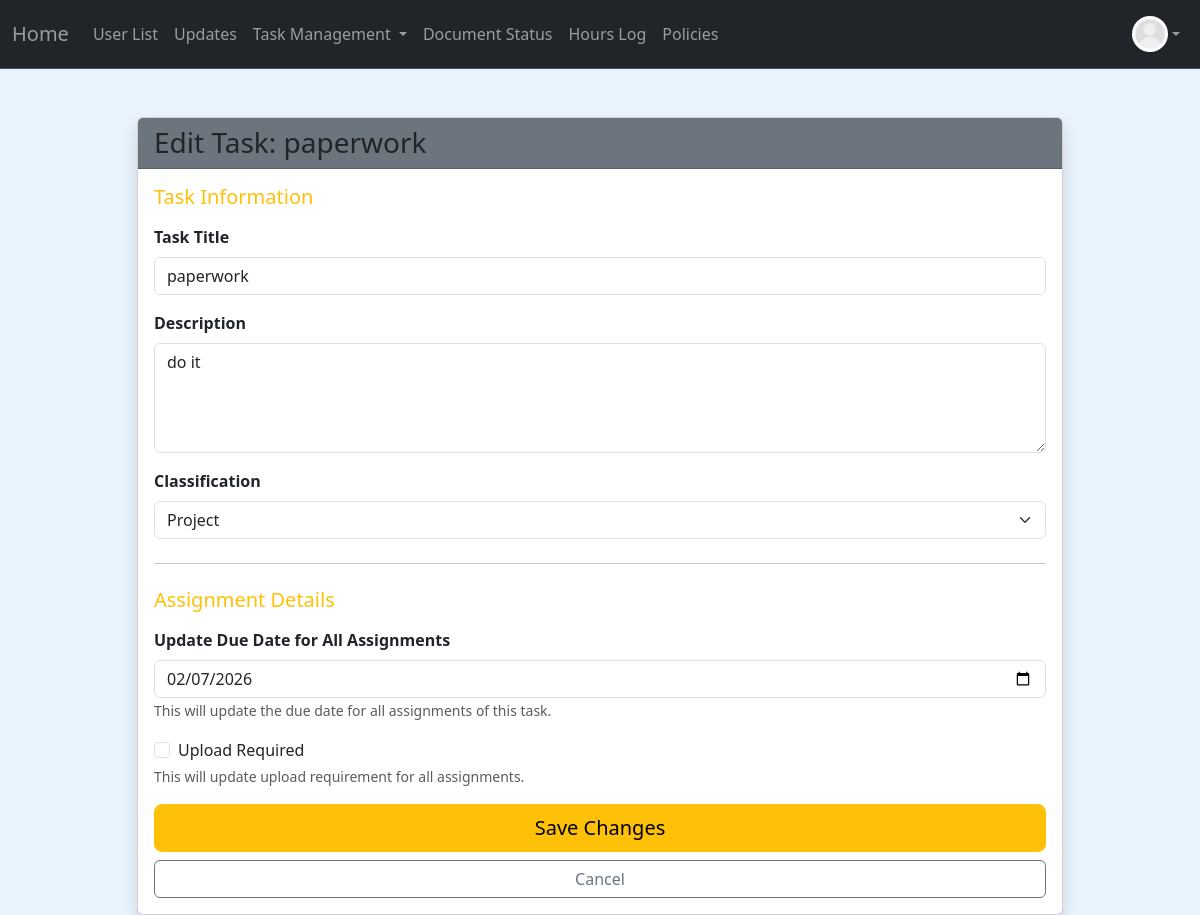
The app's page /task/edit/1 (signed in) with its own data.
### project/models.py (models this page shows, shortened)
class User(db.Model, UserMixin):
    __tablename__ = 'users'
    id: Mapped[int] = mapped_column(primary_key=True)
    name: Mapped[str] = mapped_column()
    email: Mapped[str] = mapped_column(unique=True)
    address: Mapped[str] = mapped_column(default="None Provided")
    password_hash: Mapped[str] = mapped_column(db.String(128))
    date_created: Mapped[datetime] = mapped_column(DateTime, server_default=func.now())
    total_hours: Mapped[float] = mapped_column(default=0.0)
    picture: Mapped[str] = mapped_column(default="default.jpeg")
    role: Mapped[str] = mapped_column(default="user")  # "user", "volunteer", " intern", "board"
    hours: Mapped[List["Hours"]] = relationship("Hours", back_populates="user", cascade="all, delete-orphan")
    documents: Mapped[List["Document"]] = relationship("Document", back_populates="user", cascade="all, delete-orphan")
    task_assignments: Mapped[List["TaskAssignment"]] = relationship(
        "TaskAssignment",
        back_populates="user",
        cascade="all, delete-orphan"
    )

class Task(db.Model):
    __tablename__ = 'tasks'
    id = db.Column(db.Integer, primary_key=True)
    title = db.Column(db.String(200), nullable=False)
    description = db.Column(db.Text, nullable=False)
    classification = db.Column(db.String(50), nullable=False)  # 'project' or 'reminder'
    assigned_role = db.Column(db.String(50), nullable=False)   # 'intern', 'volunteer', 'board', 'specific'
    created_by = db.Column(db.Integer, db.ForeignKey('users.id'), nullable=False)
    created_at = db.Column(db.DateTime, default=datetime.utcnow)
    is_recurring = db.Column(db.Boolean, default=False)  # Whether this is a recurring reminder
    recurrence_frequency = db.Column(db.String(50), nullable=True)  # 'daily', 'weekly', 'biweekly', 'monthly'
    recurrence_end_date = db.Column(db.Date, nullable=True)  # When to stop creating new assignments
    skip_review = db.Column(db.Boolean, default=False)  # If True, reminder goes straight to 'graded' when completed
    created_by_user = db.relationship('User', foreign_keys=[created_by], backref='created_tasks', lazy=True)
    assignments: Mapped[List["TaskAssignment"]] = relationship(
        "TaskAssignment",
        back_populates="task",
        cascade="all, delete-orphan"
    )

class TaskAssignment(db.Model):
    __tablename__ = 'task_assignments'
    id: Mapped[int] = mapped_column(primary_key=True)
    task_id: Mapped[int] = mapped_column(db.ForeignKey('tasks.id'), name="fk_taskassign_task_id")
    user_id: Mapped[int] = mapped_column(db.ForeignKey('users.id'), name="fk_taskassign_user_id")
    due_date: Mapped[datetime] = mapped_column(DateTime, nullable=False)
    status: Mapped[str] = mapped_column(default="pending")
    upload: Mapped[bool] = mapped_column(default=False)
    filename: Mapped[str] = mapped_column(nullable=True)
    score: Mapped[float] = mapped_column(nullable=True)
    score_denominator: Mapped[float] = mapped_column(nullable=True)
    comments: Mapped[str] = mapped_column(default="")
    task: Mapped["Task"] = relationship("Task", back_populates="assignments")
    user: Mapped["User"] = relationship("User", back_populates="task_assignments")

### app.py (the view, shortened to what this page needs)
@app.route("/task/edit/<int:task_id>", methods=["GET", "POST"])
@login_required
@permission_required('board')
def edit_task(task_id):
    task = Task.query.get_or_404(task_id)
    form = CreateTasksForm(obj=task)
    return render_template("edit_task.html", form=form, task=task)

### app.py (called while the page is built)
@app.context_processor
def inject_now():
    return {
        'now': datetime.now,
        'today': date.today
    }

### project/models.py (called while the page is built)
@login_manager.user_loader
def load_user(user_id):
    return User.query.get(user_id)

### project/templates/edit_task.html (shortened to what this page needs)
{% extends "base.html" %}
{% block content %}
<div class="container mt-5">
    <div class="row justify-content-center">
        <div class="col-md-10">
            <div class="card shadow">
                <div class="card-header bg-secondary text-dark">
                    <h3 class="mb-0">
                         Edit Task: {{ task.title }}
                    </h3>
                </div>
                <div class="card-body">
                    <form method="POST" action="{{ url_for('edit_task', task_id=task.id) }}">
                        <h5 class="mb-3 text-warning">Task Information</h5>
                        <div class="mb-3">
                            {{ form.title.label(class="form-label fw-bold") }}
                            {{ form.title(class="form-control", value=task.title) }}
                        </div>
                        <div class="mb-3">
                            {{ form.description.label(class="form-label fw-bold") }}
                            <textarea class="form-control" name="description" rows="4">{{ task.description }}</textarea>
                        </div>
                        <div class="mb-3">
                            {{ form.classification.label(class="form-label fw-bold") }}
                            <select class="form-select" name="classification" id="classificationSelect">
                                <option value="project" {% if task.classification == 'project' %}selected{% endif %}>Project</option>
                            </select>
                        </div>
                        <hr class="my-4">
                        <h5 class="mb-3 text-warning">Assignment Details</h5>
                        <div class="mb-3">
                            <label class="form-label fw-bold">Update Due Date for All Assignments</label>
                            <input type="date" class="form-control" name="due_date"
                                   value="{{ task.assignments[0].due_date.strftime('%Y-%m-%d') if task.assignments else '' }}">
                            <small class="form-text text-muted">This will update the due date for all assignments of this task.</small>
                        </div>
                        <div class="mb-3">
                            <div class="form-check">
                                <input class="form-check-input" type="checkbox" name="upload_required" id="uploadRequired"
                                       {% if task.assignments and task.assignments[0].upload %}checked{% endif %}>
                                <label class="form-check-label" for="uploadRequired">Upload Required</label>
                            </div>
                            <small class="form-text text-muted">This will update upload requirement for all assignments.</small>
                        </div>
                        <div class="d-grid gap-2">
                            <button type="submit" class="btn btn-warning btn-lg">
                                 Save Changes
                            </button>
                            <a href="{{ url_for('task_status') }}" class="btn btn-outline-secondary">
                                 Cancel
                            </a>
                        </div>
                    </form>
                </div>
            </div>
        </div>
    </div>
</div>
{% endblock %}

### project/templates/base.html (shortened to what this page needs)
<!DOCTYPE html>
<html>
  <head>
    <link href="https://cdn.jsdelivr.net/npm/bootstrap@5.3.8/dist/css/bootstrap.min.css" rel="stylesheet">
  </head>
  <body>
    <nav class="navbar navbar-expand bg-dark border-bottom border-body" data-bs-theme="dark">
      <div class="container-fluid d-flex">
        <a class="navbar-brand" id="home-link"
            href="{% if current_user.is_authenticated and current_user.role == 'admin' %}
              {{ url_for('admin_dashboard') }}
            {% elif current_user.is_authenticated and current_user.role == 'board' %}
              {{ url_for('board_dashboard') }}
            {% elif current_user.is_authenticated and current_user.role == 'volunteer' %}
                {{ url_for('volunteer_dashboard') }}
            {% elif current_user.is_authenticated and current_user.role == 'intern' %}
                {{ url_for('intern_dashboard') }}
            {% else %}
              {{ url_for('user_dashboard') }}
          {% endif %}">
          Home
        </a>
        <ul class="navbar-nav mb-2 mb-lg-0 d-flex flex-row">
          {% if current_user.is_authenticated and current_user.role != 'user' %}
            {% if current_user.role == 'admin' or current_user.role == 'board' %}
              <li class="nav-item">
                <a class="nav-link" href="{{ url_for('user_list') }}">User List</a>
              </li>
              <li class="nav-item">
              <a class="nav-link"
              href="{{ url_for('notification') }}">
                  Updates </a>
              </li>
                <li class="nav-item dropdown">
                  <a class="nav-link dropdown-toggle" href="#" id="taskDropdown" role="button" aria-expanded="false">
                    Task Management
                  </a>
                </li>
            {% else %}
                <li class="nav-item">
                  <a class="nav-link" href="{{ url_for('my_tasks') }}">Tasks Status</a>
                </li>
            {% endif %}
            <li class="nav-item">
              <a class="nav-link" href="{{ url_for('document_status') }}">Document Status</a>
            </li>
            <li class="nav-item">
              <a class="nav-link"
              href="{{ url_for('hours_log') }}">
                  Hours Log </a>
            </li>
            <li class="nav-item">
              <a class="nav-link"
              href="{{ url_for('policies') }}">
                  Policies </a>
            </li>
          {% endif %}
        </ul>
        {% if current_user.is_authenticated %}
        <ul class="navbar-nav ms-auto mb-2 mb-lg-0">
          <li class="nav-item dropdown">
            <a class="nav-link d-flex align-items-center dropdown-toggle" href="#" id="profileDropdown" role="button" aria-expanded="false">
              <img src="{{ url_for('static', filename='profile_pics/' ~ current_user.picture ) }}" alt="Profile" style="height:36px;width:36px;border-radius:50%;">
            </a>
          </li>
        </ul>
        {% endif %}
      </div>
    </nav>
    {% block content %}
    {% endblock %}
  </body>
</html>

### project/templates/base.html (style rules this page uses)
body { background-color: #eaf4ff; }
.dropdown { position: relative; display: inline-block; }
.navbar-brand { color: rgba(255,255,255,0.55) !important; }
.navbar-nav .nav-link { color: rgba(255,255,255,0.55) !important; }

### records on screen
User: picture (placeholder picture)
Task: title "paperwork", description "do it", classification "Project"
TaskAssignment: due_date "02/07/2026"
